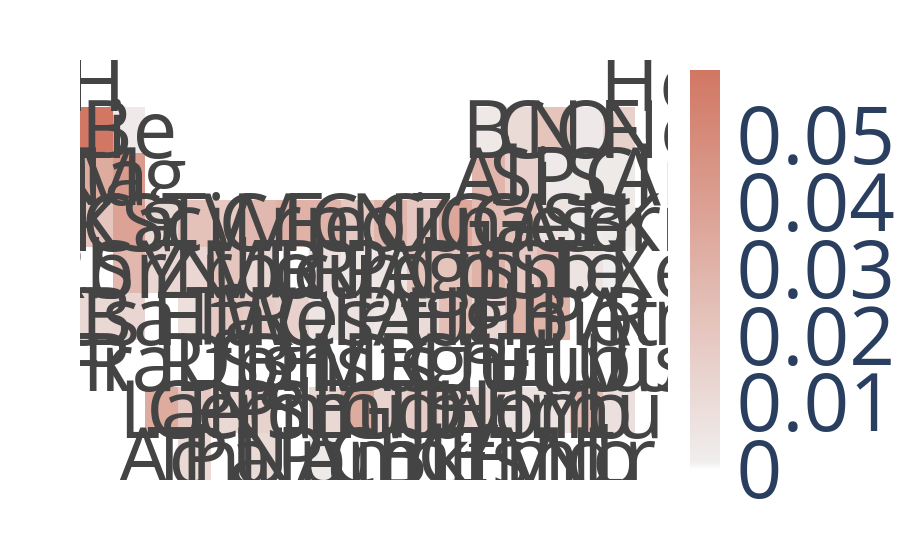

Notebook code cell kept with this figure:
### Code cell
import matplotlib as mlt
color=[]
for line in symbol:
    line_color=[]
    for sym in line:
        if(sym in elem_disorder_frac.keys()):
            line_color.append(elem_disorder_frac[sym][4])
        else:
            line_color.append(0)
    color.append(line_color)

import plotly.express as px
import numpy as np

fig = px.imshow(color, color_continuous_scale=create_colorscale((240,240,240),(209, 119, 99),50), aspect="auto")
#                title='Fraction of ordered compounds in which element X appears in O orbit')
fig.update_traces(
    text=symbol, texttemplate="%{text}", textfont_size=80,
    customdata=np.moveaxis([element], 0,-1)
)
fig.update_xaxes(visible=False)
fig.update_yaxes(visible=False)
fig.update_coloraxes(showscale=True)
fig.update_layout(font=dict(size=80))
fig.show()
fig.write_image("images/SV_elements.png",width=15*300, height=10*300, scale=1)
